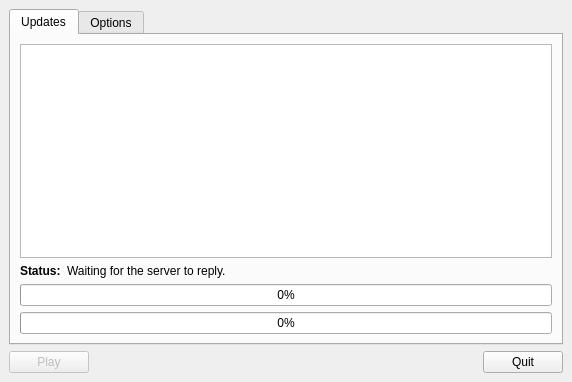
<?xml version="1.0" encoding="UTF-8"?>
<ui version="4.0">
 <class>Updater</class>
 <widget class="QMainWindow" name="Updater">
  <property name="geometry">
   <rect>
    <x>0</x>
    <y>0</y>
    <width>572</width>
    <height>382</height>
   </rect>
  </property>
  <property name="minimumSize">
   <size>
    <width>400</width>
    <height>300</height>
   </size>
  </property>
  <property name="windowTitle">
   <string>Game Terminal Updater</string>
  </property>
  <property name="windowIcon">
   <iconset resource="resources.qrc">
    <normaloff>:/resources/arrow_rotate_anticlockwise.png</normaloff>:/resources/arrow_rotate_anticlockwise.png</iconset>
  </property>
  <widget class="QWidget" name="centralwidget">
   <layout class="QVBoxLayout" name="verticalLayout">
    <item>
     <widget class="QTabWidget" name="tabWidget">
      <property name="currentIndex">
       <number>0</number>
      </property>
      <widget class="QWidget" name="tab">
       <attribute name="title">
        <string>Updates</string>
       </attribute>
       <layout class="QVBoxLayout" name="verticalLayout_2">
        <item>
         <widget class="QTextEdit" name="statusTextEdit">
          <property name="tabChangesFocus">
           <bool>true</bool>
          </property>
          <property name="undoRedoEnabled">
           <bool>false</bool>
          </property>
          <property name="readOnly">
           <bool>true</bool>
          </property>
         </widget>
        </item>
        <item>
         <layout class="QHBoxLayout" name="horizontalLayout">
          <property name="bottomMargin">
           <number>0</number>
          </property>
          <item>
           <widget class="QLabel" name="label">
            <property name="sizePolicy">
             <sizepolicy hsizetype="Fixed" vsizetype="Preferred">
              <horstretch>0</horstretch>
              <verstretch>0</verstretch>
             </sizepolicy>
            </property>
            <property name="font">
             <font>
              <weight>75</weight>
              <bold>true</bold>
             </font>
            </property>
            <property name="text">
             <string>Status:</string>
            </property>
           </widget>
          </item>
          <item>
           <widget class="QLabel" name="statusLabel">
            <property name="text">
             <string>Waiting for the server to reply.</string>
            </property>
           </widget>
          </item>
         </layout>
        </item>
        <item>
         <widget class="QProgressBar" name="currentProgressBar">
          <property name="value">
           <number>0</number>
          </property>
         </widget>
        </item>
        <item>
         <widget class="QProgressBar" name="totalProgressBar">
          <property name="value">
           <number>0</number>
          </property>
         </widget>
        </item>
       </layout>
      </widget>
      <widget class="QWidget" name="tab_2">
       <attribute name="title">
        <string>Options</string>
       </attribute>
       <layout class="QFormLayout" name="formLayout">
        <property name="fieldGrowthPolicy">
         <enum>QFormLayout::AllNonFixedFieldsGrow</enum>
        </property>
        <item row="0" column="0">
         <widget class="QCheckBox" name="enableSmoothingCheckBox">
          <property name="sizePolicy">
           <sizepolicy hsizetype="Preferred" vsizetype="Preferred">
            <horstretch>0</horstretch>
            <verstretch>0</verstretch>
           </sizepolicy>
          </property>
          <property name="text">
           <string>Enable OpenGL smoothing</string>
          </property>
         </widget>
        </item>
        <item row="1" column="0">
         <widget class="QCheckBox" name="enableMovementSmoothingCheckBox">
          <property name="text">
           <string>Enable movement smoothing</string>
          </property>
          <property name="checked">
           <bool>true</bool>
          </property>
         </widget>
        </item>
        <item row="4" column="0">
         <widget class="QLabel" name="label_2">
          <property name="text">
           <string>Music volume:</string>
          </property>
         </widget>
        </item>
        <item row="4" column="1">
         <widget class="QSlider" name="musicSlider">
          <property name="maximum">
           <number>100</number>
          </property>
          <property name="value">
           <number>100</number>
          </property>
          <property name="orientation">
           <enum>Qt::Horizontal</enum>
          </property>
         </widget>
        </item>
        <item row="5" column="0">
         <widget class="QLabel" name="label_3">
          <property name="text">
           <string>Sound effects volume:</string>
          </property>
         </widget>
        </item>
        <item row="5" column="1">
         <widget class="QSlider" name="effectsSlider">
          <property name="maximum">
           <number>100</number>
          </property>
          <property name="value">
           <number>100</number>
          </property>
          <property name="orientation">
           <enum>Qt::Horizontal</enum>
          </property>
         </widget>
        </item>
        <item row="6" column="0">
         <widget class="QLabel" name="label_4">
          <property name="text">
           <string>Unused port:</string>
          </property>
         </widget>
        </item>
        <item row="6" column="1">
         <widget class="QSpinBox" name="portSpinBox">
          <property name="maximumSize">
           <size>
            <width>100</width>
            <height>16777215</height>
           </size>
          </property>
          <property name="minimum">
           <number>1025</number>
          </property>
          <property name="maximum">
           <number>65535</number>
          </property>
          <property name="value">
           <number>8459</number>
          </property>
         </widget>
        </item>
        <item row="2" column="0">
         <widget class="QCheckBox" name="autoResizeCheckBox">
          <property name="text">
           <string>Enable auto window resizing</string>
          </property>
          <property name="checked">
           <bool>true</bool>
          </property>
         </widget>
        </item>
        <item row="3" column="0">
         <widget class="QLabel" name="label_5">
          <property name="text">
           <string>Resizing factor:</string>
          </property>
         </widget>
        </item>
        <item row="3" column="1">
         <widget class="QDoubleSpinBox" name="resizeFactorSpinBox">
          <property name="maximumSize">
           <size>
            <width>100</width>
            <height>16777215</height>
           </size>
          </property>
          <property name="decimals">
           <number>1</number>
          </property>
          <property name="minimum">
           <double>0.500000000000000</double>
          </property>
          <property name="maximum">
           <double>4.000000000000000</double>
          </property>
          <property name="singleStep">
           <double>0.100000000000000</double>
          </property>
          <property name="value">
           <double>2.000000000000000</double>
          </property>
         </widget>
        </item>
       </layout>
      </widget>
     </widget>
    </item>
    <item>
     <layout class="QHBoxLayout" name="horizontalLayout_2">
      <property name="bottomMargin">
       <number>0</number>
      </property>
      <item>
       <widget class="QPushButton" name="playPushButton">
        <property name="enabled">
         <bool>false</bool>
        </property>
        <property name="text">
         <string>Play</string>
        </property>
        <property name="icon">
         <iconset resource="resources.qrc">
          <normaloff>:/resources/control_play_blue.png</normaloff>:/resources/control_play_blue.png</iconset>
        </property>
       </widget>
      </item>
      <item>
       <spacer name="horizontalSpacer">
        <property name="orientation">
         <enum>Qt::Horizontal</enum>
        </property>
        <property name="sizeHint" stdset="0">
         <size>
          <width>40</width>
          <height>20</height>
         </size>
        </property>
       </spacer>
      </item>
      <item>
       <widget class="QPushButton" name="cancelPushButton">
        <property name="text">
         <string>Quit</string>
        </property>
        <property name="icon">
         <iconset resource="resources.qrc">
          <normaloff>:/resources/cross.png</normaloff>:/resources/cross.png</iconset>
        </property>
       </widget>
      </item>
     </layout>
    </item>
   </layout>
  </widget>
 </widget>
 <tabstops>
  <tabstop>tabWidget</tabstop>
  <tabstop>enableSmoothingCheckBox</tabstop>
  <tabstop>enableMovementSmoothingCheckBox</tabstop>
  <tabstop>autoResizeCheckBox</tabstop>
  <tabstop>resizeFactorSpinBox</tabstop>
  <tabstop>musicSlider</tabstop>
  <tabstop>effectsSlider</tabstop>
  <tabstop>portSpinBox</tabstop>
  <tabstop>playPushButton</tabstop>
  <tabstop>cancelPushButton</tabstop>
  <tabstop>statusTextEdit</tabstop>
 </tabstops>
 <resources>
  <include location="resources.qrc"/>
 </resources>
 <connections/>
</ui>
